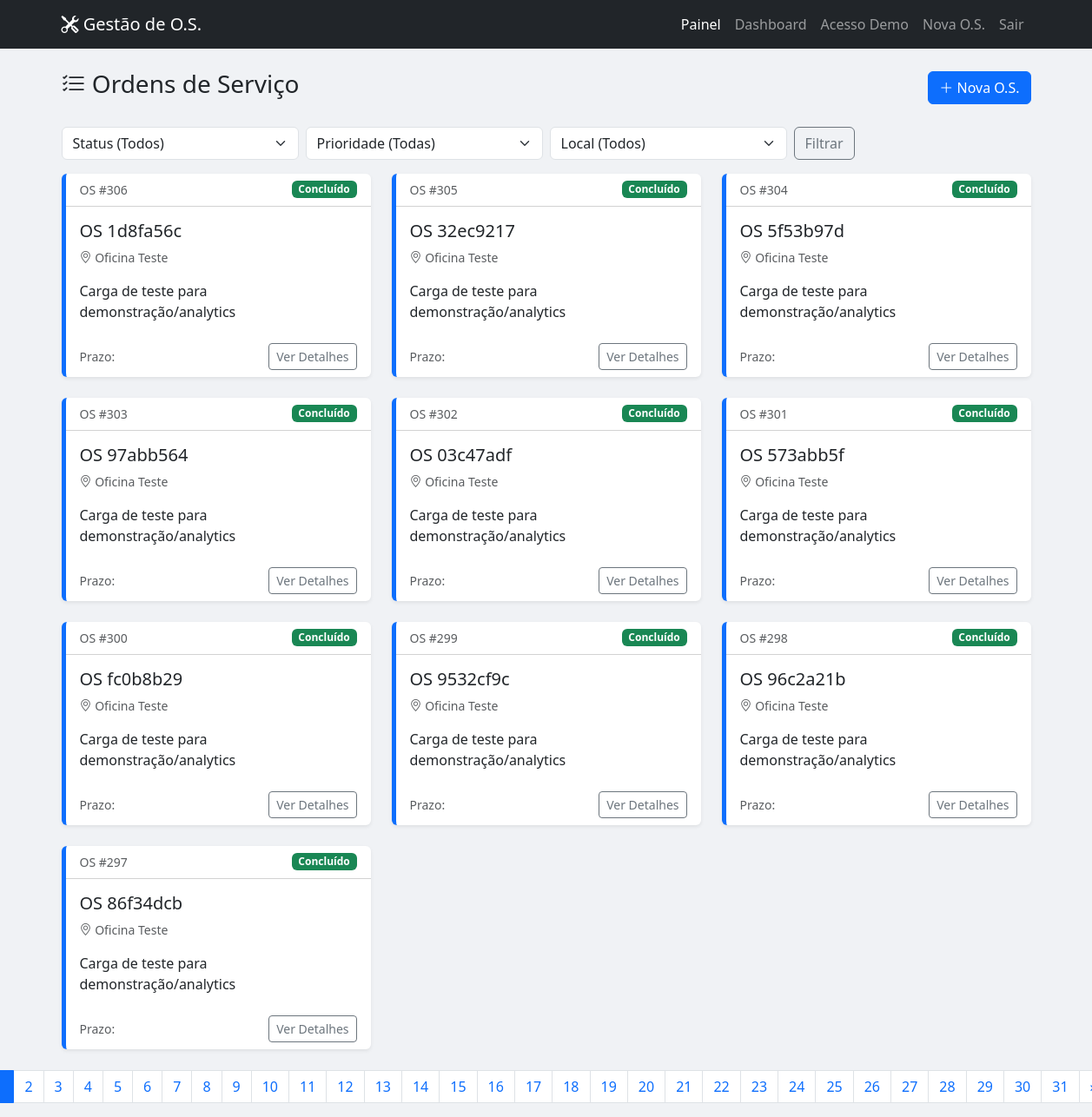
Page / (signed in) on the committed database.
### core/models.py (models this page shows, shortened)
class OrdemServico(models.Model):
    class Status(models.TextChoices):
        PENDENTE = 'PENDENTE', 'Pendente'
        EM_ANDAMENTO = 'EM_ANDAMENTO', 'Em Andamento'
        ATRASADO = 'ATRASADO', 'Atrasado'
        CONCLUIDO = 'CONCLUIDO', 'Concluído'
    class Prioridade(models.TextChoices):
        BAIXA = 'BAIXA', 'Baixa'
        MEDIA = 'MEDIA', 'Média'
        ALTA = 'ALTA', 'Alta'
        CRITICA = 'CRITICA', 'Crítica'
    titulo = models.CharField("Item / Título", max_length=200)
    descricao = models.TextField("Descrição do Problema")
    local = models.ForeignKey('Local', null=True, blank=True, on_delete=models.SET_NULL, related_name='ordens')
    data_criacao = models.DateTimeField(auto_now_add=True)
    updated_at = models.DateTimeField(auto_now=True, null=True)
    data_conclusao = models.DateTimeField("Data da Realização", null=True, blank=True)
    data_execucao = models.DateField("Data de Execução", null=True, blank=True)
    hora_inicio = models.TimeField("Hora Início", null=True, blank=True)
    hora_fim = models.TimeField("Hora Fim", null=True, blank=True)
    material_gasto = models.TextField("Material Gasto", null=True, blank=True)
    gerou_nova_os = models.BooleanField(default=False)
    ordem_relacionada = models.ForeignKey('self', null=True, blank=True, on_delete=models.SET_NULL, related_name='ordens_relacionadas')
    duracao_exec = models.DurationField(null=True, blank=True)
    solicitante = models.ForeignKey(User, on_delete=models.PROTECT, related_name='os_abertas', db_index=True)
    tecnico_responsavel = models.ForeignKey(User, on_delete=models.SET_NULL, null=True, blank=True, related_name='os_tecnicas', db_index=True)
    status = models.CharField(max_length=20, choices=Status.choices, default=Status.PENDENTE, db_index=True)
    prioridade = models.CharField(max_length=10, choices=Prioridade.choices, default=Prioridade.MEDIA, db_index=True)
    prazo_limite = models.DateField("Prazo Limite", null=True, blank=True, db_index=True)
    acao_corretiva = models.TextField("Ação Corretiva", blank=True, null=True)
    class Meta:
        ordering = ['-data_criacao']

class Local(models.Model):
    nome = models.CharField(max_length=120)
    tecnicos = models.ManyToManyField(User, blank=True, related_name='locais_tecnicos')

### core/views.py (the view)
# urls.py: path('', lista_ordens),
@login_required
def lista_ordens(request):
    ordens_qs = OrdemServico.objects.all()
    status = request.GET.get('status')
    prioridade = request.GET.get('prioridade')
    local = request.GET.get('local')
    tech = request.GET.get('tech')
    if status:
        ordens_qs = ordens_qs.filter(status=status)
    if prioridade:
        ordens_qs = ordens_qs.filter(prioridade=prioridade)
    if local:
        ordens_qs = ordens_qs.filter(local__id=local)
    if tech:
        ordens_qs = ordens_qs.filter(tecnico_responsavel__id=tech)
    paginator = Paginator(ordens_qs, 10)
    page_number = request.GET.get('page')
    page_obj = paginator.get_page(page_number)
    locais = Local.objects.all()
    tecnicos = get_user_model().objects.filter(profile__role=UserProfile.Role.TECNICO)
    return render(request, 'lista_ordens.html', {
        'ordens': page_obj,
        'locals': locais,
        'tecnicos': tecnicos,
        'status_choices': OrdemServico.Status.choices,
        'prioridade_choices': OrdemServico.Prioridade.choices,
    })

### core/templates/lista_ordens.html (shortened to what this page needs)
{% extends 'base.html' %}
{% block content %}
<div class="d-flex justify-content-between align-items-center mb-4 mt-4">
    <h3><i class="bi bi-list-check"></i> Ordens de Serviço</h3>
    <a href="/nova/" class="btn btn-primary"><i class="bi bi-plus-lg"></i> Nova O.S.</a>
</div>
<div class="mb-3">
    <form method="get" class="row g-2">
        <div class="col-md-3">
            <select name="status" class="form-select">
                <option value="">Status (Todos)</option>
            </select>
        </div>
        <div class="col-md-3">
            <select name="prioridade" class="form-select">
                <option value="">Prioridade (Todas)</option>
            </select>
        </div>
        <div class="col-md-3">
            <select name="local" class="form-select">
                <option value="">Local (Todos)</option>
            </select>
        </div>
        <div class="col-md-3">
            <button class="btn btn-outline-secondary">Filtrar</button>
        </div>
    </form>
</div>
<div class="row">
    {% for ordem in ordens %}
    <div class="col-md-4 mb-4">
        <div class="card card-os shadow-sm h-100">
            <div class="card-header bg-transparent d-flex justify-content-between align-items-center">
                <small class="text-muted">OS #{{ ordem.id }}</small>
                {% if ordem.status == 'CONCLUIDO' %}
                    <span class="badge bg-success">Concluído</span>
                {% elif ordem.status == 'PENDENTE' %}
                    <span class="badge bg-warning text-dark">Pendente</span>
                {% elif ordem.status == 'ATRASADO' %}
                    <span class="badge bg-danger">Atrasado</span>
                {% else %}
                    <span class="badge bg-primary">Em Andamento</span>
                {% endif %}
            </div>
            <div class="card-body">
                <h5 class="card-title text-truncate">{{ ordem.titulo }}</h5>
                <p class="card-text text-muted small"><i class="bi bi-geo-alt"></i> {% if ordem.local %}{{ ordem.local.nome }}{% endif %}</p>
                <p class="card-text">{{ ordem.descricao|truncatechars:80 }}</p>
            </div>
            <div class="card-footer bg-transparent border-top-0">
                <div class="d-flex justify-content-between align-items-center">
                    <small class="text-muted">Prazo: {{ ordem.prazo_limite|date:"d/m/Y" }}</small>
                    <a href="/ordem/{{ ordem.id }}/" class="btn btn-sm btn-outline-secondary">Ver Detalhes</a>
                </div>
            </div>
        </div>
    </div>
    {% endfor %}
        <div class="col-12">
            {% if ordens.has_other_pages %}
            <nav aria-label="Page navigation">
                <ul class="pagination justify-content-center">
                    {% for num in ordens.paginator.page_range %}
                        {% if ordens.number == num %}
                            <li class="page-item active"><span class="page-link">{{ num }}</span></li>
                        {% else %}
                            <li class="page-item"><a class="page-link" href="?page={{ num }}">{{ num }}</a></li>
                        {% endif %}
                    {% endfor %}
                    {% if ordens.has_next %}
                        <li class="page-item">
                            <a class="page-link" href="?page={{ ordens.next_page_number }}" aria-label="Next">
                            </a>
                        </li>
                    {% endif %}
                </ul>
            </nav>
            {% endif %}
        </div>
</div>
{% endblock %}

### core/templates/base.html (style rules this page uses)
body { background-color: #f0f2f5; }
.card-os { transition: transform 0.2s; border: none; border-left: 5px solid #0d6efd; }

### rows in the picture
OrdemServico: id "306", status "Concluído", titulo "OS 1d8fa56c", local.nome "Oficina Teste", descricao "Carga de teste para demonstração/analytics"
OrdemServico: id "305", status "Concluído", titulo "OS 32ec9217", local.nome "Oficina Teste", descricao "Carga de teste para demonstração/analytics"
OrdemServico: id "304", status "Concluído", titulo "OS 5f53b97d", local.nome "Oficina Teste", descricao "Carga de teste para demonstração/analytics"
OrdemServico: id "303", status "Concluído", titulo "OS 97abb564", local.nome "Oficina Teste", descricao "Carga de teste para demonstração/analytics"
OrdemServico: id "302", status "Concluído", titulo "OS 03c47adf", local.nome "Oficina Teste", descricao "Carga de teste para demonstração/analytics"
OrdemServico: id "301", status "Concluído", titulo "OS 573abb5f", local.nome "Oficina Teste", descricao "Carga de teste para demonstração/analytics"
OrdemServico: id "300", status "Concluído", titulo "OS fc0b8b29", local.nome "Oficina Teste", descricao "Carga de teste para demonstração/analytics"
OrdemServico: id "299", status "Concluído", titulo "OS 9532cf9c", local.nome "Oficina Teste", descricao "Carga de teste para demonstração/analytics"
OrdemServico: id "298", status "Concluído", titulo "OS 96c2a21b", local.nome "Oficina Teste", descricao "Carga de teste para demonstração/analytics"
OrdemServico: id "297", status "Concluído", titulo "OS 86f34dcb", local.nome "Oficina Teste", descricao "Carga de teste para demonstração/analytics"

### other values in the picture
{{ num }} "2" "3" "4" "5" "6" "7" "8" "9" "10" "11" "12" "13" "14" "15" "16" "17" "18" "19" "20" "21" "22" "23" "24" "25" "26" "27" "28" "29" "30" "31"
